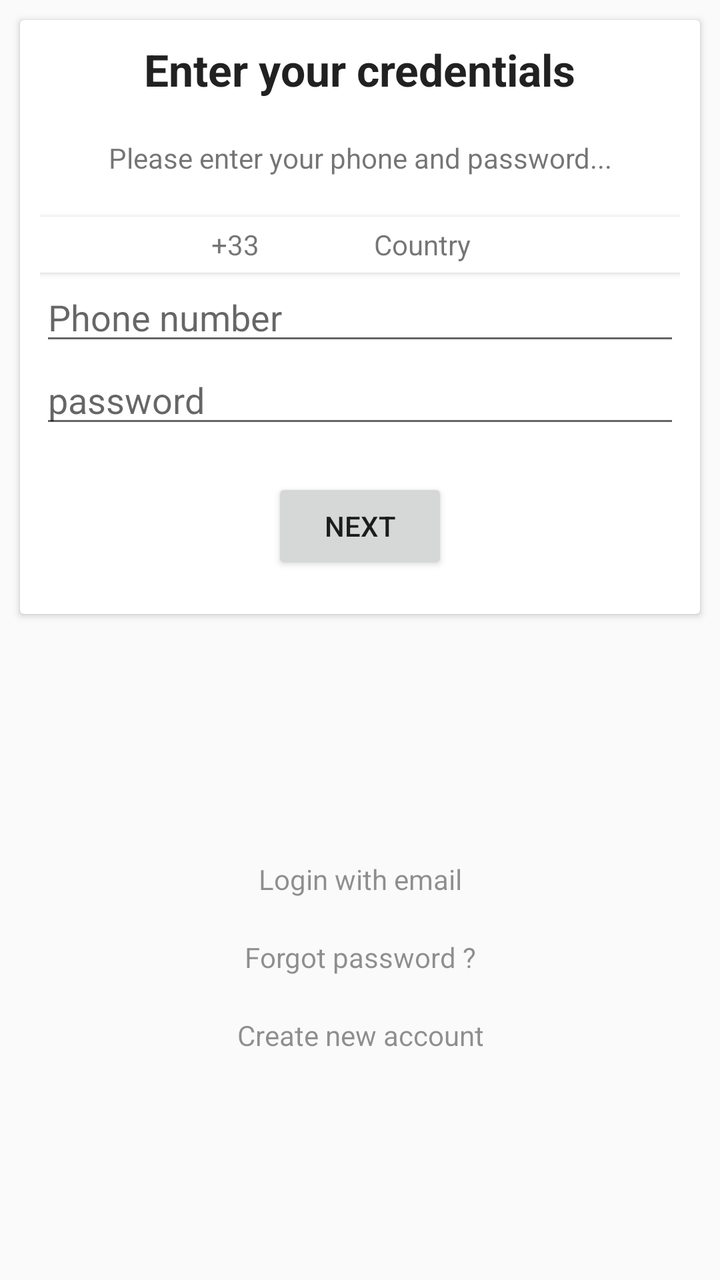
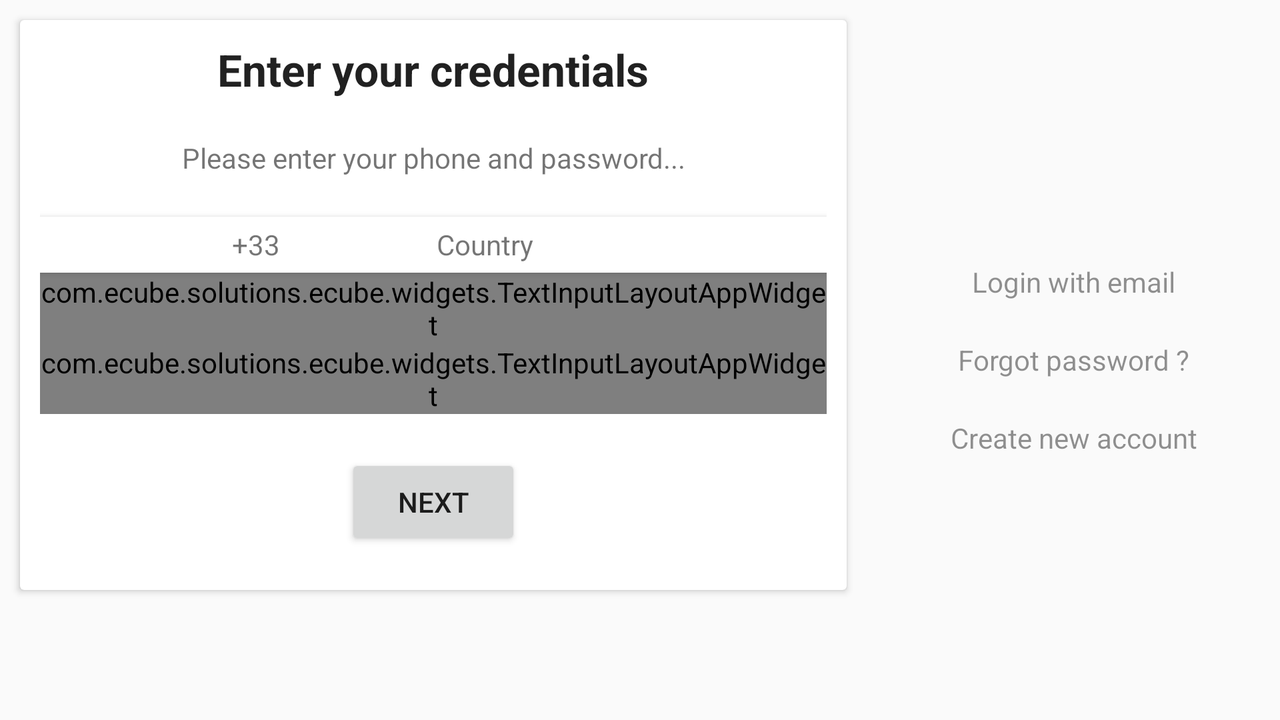

One screen, two layout resources from the same app: the default and the repository's alternative for another configuration. Each is rendered where Android would select it; the XML of both is given below.
<!-- AndroidManifest.xml: application theme AppTheme -->
<!-- res/layout/profile_signin_with_phone.xml -->
<?xml version="1.0" encoding="utf-8"?>
<LinearLayout
    xmlns:android="http://schemas.android.com/apk/res/android"
    android:orientation="vertical"
    android:layout_width="match_parent"
    android:layout_height="match_parent"
    android:layout_margin="0dp">
<android.support.v7.widget.CardView
xmlns:android="http://schemas.android.com/apk/res/android"
android:layout_width="match_parent"
android:layout_height="wrap_content"
android:id="@+id/profile_signin_with_phone_cardView_main"
android:layout_gravity="top"
android:layout_margin="10dp"
style="?attr/cardStyle">

<LinearLayout xmlns:android="http://schemas.android.com/apk/res/android"
    android:layout_width="match_parent"
    android:layout_height="wrap_content"
    android:orientation="vertical"
    android:baselineAligned="false"
    android:padding="10dp"    >

    <TextView
        android:layout_width="wrap_content"
        android:layout_height="wrap_content"
        android:textAppearance="?android:attr/textAppearanceLarge"
        android:text="Enter your credentials"
        android:id="@+id/profile_signin_with_phone_title"
        android:layout_gravity="center"
        android:textStyle="bold"
        android:gravity="center_horizontal" />

    <TextView
        android:layout_width="wrap_content"
        android:layout_height="wrap_content"
        android:textAppearance="?android:attr/textAppearanceSmall"
        android:text="Please enter your phone and password..."
        android:id="@+id/profile_signin_with_phone_text"
        android:layout_gravity="bottom|center_horizontal"
        android:layout_marginTop="20dp"
        android:layout_marginBottom="20dp"
        android:gravity="center_horizontal" />

    <include
        android:layout_width="match_parent"
        android:layout_height="wrap_content"
        android:inputType="textPersonName"
        android:ems="10"
        android:id="@+id/profile_create_phone_country_display"
        layout="@layout/profile_create_country_display" />

    <EditText
        android:layout_width="match_parent"
        android:layout_height="wrap_content"
        android:inputType="phone"
        android:ems="10"
        android:id="@+id/profile_signin_with_phone_editText_number"
        android:hint="Phone number" />
    <EditText
        android:layout_width="match_parent"
        android:layout_height="wrap_content"
        android:inputType="textPassword"
        android:ems="10"
        android:id="@+id/profile_signin_with_phone_editText_password"
        android:hint="password" />

    <Button
        android:layout_width="wrap_content"
        android:layout_height="wrap_content"
        android:text="NEXT"
        android:id="@+id/profile_signin_with_phone_Button_submit"
        android:layout_gravity="center"
        android:layout_marginTop="20dp"
        android:layout_marginBottom="10dp" />

</LinearLayout>
</android.support.v7.widget.CardView>
<LinearLayout
android:orientation="vertical"
android:layout_width="match_parent"
android:layout_height="match_parent"
android:gravity="center_vertical|center_horizontal"
android:layout_gravity="center_vertical">

<TextView
    android:layout_width="fill_parent"
    android:layout_height="wrap_content"
    android:text="Login with email"
    android:id="@+id/profile_signin_with_phone_TextView_use_email"
    android:alpha="0.8"
    android:gravity="center_vertical|center_horizontal"
    android:layout_margin="10dp" />

<TextView
    android:layout_width="fill_parent"
    android:layout_height="wrap_content"
    android:text="Forgot password ?"
    android:id="@+id/profile_signin_with_phone_TextView_forgot_password"
    android:alpha="0.8"
    android:gravity="center_vertical|center_horizontal"
    android:layout_margin="10dp" />

<TextView
    android:layout_width="fill_parent"
    android:layout_height="wrap_content"
    android:text="Create new account"
    android:id="@+id/profile_signin_with_phone_TextView_create"
    android:alpha="0.8"
    android:gravity="center_vertical|center_horizontal"
    android:layout_margin="10dp" />

</LinearLayout>
</LinearLayout>
<!-- res/layout/profile_create_country_display.xml (included above) -->
<?xml version="1.0" encoding="utf-8"?>
<android.support.v7.widget.CardView xmlns:android="http://schemas.android.com/apk/res/android"
    android:layout_width="fill_parent"
    android:layout_height="wrap_content"
    xmlns:card_view="http://schemas.android.com/apk/res-auto"
    android:id="@+id/profile_create_country_display_cardView"
    android:layout_gravity="top"
    card_view:cardCornerRadius="0dp"
    android:layout_marginBottom="1dp"
    android:layout_marginLeft="0dp"
    android:layout_marginRight="0dp"
    android:elevation="12dp">
<LinearLayout xmlns:android="http://schemas.android.com/apk/res/android"
    android:orientation="horizontal" android:layout_width="match_parent"
    android:layout_height="wrap_content"
    android:baselineAligned="false"
    android:paddingLeft="5dp"
    android:paddingRight="10dp"
    android:paddingTop="2dp"
    android:paddingBottom="2dp"
    android:background="@color/colorWhite"
    android:id="@+id/profile_create_country_display_LinearLayout">

    <ImageView
        android:id="@+id/profile_create_country_display_ImageView_flag"
        android:layout_width="20dp"
        android:layout_height="20dp"
        android:layout_gravity="center"
        android:layout_marginBottom="2dp"
        android:layout_marginTop="2dp"
        android:layout_weight="1"
        android:src="@drawable/icon_delete" />

    <TextView
        android:id="@+id/profile_create_country_display_TextView_prefix"
        android:layout_width="0dp"
        android:layout_height="wrap_content"
        android:layout_weight="2"
        android:gravity="center_vertical"
        android:layout_gravity="center_vertical"
        android:paddingLeft="20dp"
        android:text="+33"
        android:textAppearance="?android:attr/textAppearanceSmall" />

    <TextView
        android:id="@+id/profile_create_country_display_TextView_country"
        android:layout_width="0dp"
        android:layout_height="wrap_content"
        android:layout_weight="4"
        android:gravity="center_vertical"
        android:layout_gravity="center_vertical"
        android:paddingLeft="20dp"
        android:text="Country"
        android:textAppearance="?android:attr/textAppearanceSmall" />
</LinearLayout>
</android.support.v7.widget.CardView>
<!-- resources referenced by this layout -->
<resources>
  <color name="colorWhite">#ffffff</color>
  <style name="AppTheme" parent="Theme.AppCompat.Light.DarkActionBar">
          
          <item name="colorPrimary">@color/colorPrimary</item>
          <item name="colorPrimaryDark">@color/colorPrimaryDark</item>
          <item name="colorAccent">@color/colorAccent</item>
      </style>
  <color name="colorPrimary">#4CAF50</color>
  <color name="colorPrimaryDark">#388E3C</color>
  <color name="colorAccent">#00E676</color>
</resources>
<!-- res/layout-land/profile_signin_with_phone.xml (the repository's variant of the layout above) -->
<!-- drawn on the phone turned sideways -->
<?xml version="1.0" encoding="utf-8"?>
<LinearLayout xmlns:android="http://schemas.android.com/apk/res/android"
    xmlns:app="http://schemas.android.com/apk/res-auto"
    android:orientation="horizontal"
    android:layout_width="match_parent"
    android:layout_height="match_parent"
    android:layout_margin="0dp"
    android:focusableInTouchMode="true">
<android.support.v7.widget.CardView
xmlns:android="http://schemas.android.com/apk/res/android"
android:layout_width="0dp"
android:layout_height="wrap_content"
android:id="@+id/profile_signin_with_phone_cardView_main"
android:layout_gravity="top"
android:layout_margin="10dp"
style="?attr/cardStyle"
    android:layout_weight="2">

<LinearLayout xmlns:android="http://schemas.android.com/apk/res/android"
    android:layout_width="match_parent"
    android:layout_height="wrap_content"
    android:orientation="vertical"
    android:baselineAligned="false"
    android:padding="10dp"    >

    <TextView
        android:layout_width="wrap_content"
        android:layout_height="wrap_content"
        android:textAppearance="?android:attr/textAppearanceLarge"
        android:text="Enter your credentials"
        android:id="@+id/profile_signin_with_phone_title"
        android:layout_gravity="center"
        android:textStyle="bold"
        android:gravity="center_horizontal" />

    <TextView
        android:layout_width="wrap_content"
        android:layout_height="wrap_content"
        android:textAppearance="?android:attr/textAppearanceSmall"
        android:text="Please enter your phone and password..."
        android:id="@+id/profile_signin_with_phone_text"
        android:layout_gravity="bottom|center_horizontal"
        android:layout_marginTop="20dp"
        android:layout_marginBottom="20dp"
        android:gravity="center_horizontal" />

    <include
        android:layout_width="match_parent"
        android:layout_height="wrap_content"
        android:inputType="textPersonName"
        android:ems="10"
        android:id="@+id/profile_create_phone_country_display"
        layout="@layout/profile_create_country_display" />
    <com.ecube.solutions.ecube.widgets.TextInputLayoutAppWidget
        android:layout_width="wrap_content"
        android:layout_height="wrap_content"
        app:inputMode="phone"
        app:hasShadow="false"
        app:hint="phone"
        android:id="@+id/profile_signin_with_phone_TextInputLayoutAppWidget_phone"
        android:gravity="center_horizontal"
        android:layout_gravity="center_horizontal" />
    <com.ecube.solutions.ecube.widgets.TextInputLayoutAppWidget
        android:layout_width="wrap_content"
        android:layout_height="wrap_content"
        app:inputMode="password_confirm"
        app:hasShadow="false"
        app:hint="password"
        android:id="@+id/profile_signin_with_phone_TextInputLayoutAppWidget_password"
        android:gravity="center_horizontal"
        android:layout_gravity="center_horizontal" />
    <Button
        android:layout_width="wrap_content"
        android:layout_height="wrap_content"
        android:text="NEXT"
        android:id="@+id/profile_signin_with_phone_Button_submit"
        android:layout_gravity="center"
        android:layout_marginTop="20dp"
        android:layout_marginBottom="10dp" />

</LinearLayout>
</android.support.v7.widget.CardView>
<LinearLayout
android:orientation="vertical"
android:layout_width="0dp"
android:layout_height="match_parent"
android:gravity="center_vertical|center_horizontal"
android:layout_gravity="center_vertical"
    android:layout_weight="1">

<TextView
    android:layout_width="fill_parent"
    android:layout_height="wrap_content"
    android:text="Login with email"
    android:id="@+id/profile_signin_with_phone_TextView_use_email"
    android:alpha="0.8"
    android:gravity="center_vertical|center_horizontal"
    android:layout_margin="10dp" />

<TextView
    android:layout_width="fill_parent"
    android:layout_height="wrap_content"
    android:text="Forgot password ?"
    android:id="@+id/profile_signin_with_phone_TextView_forgot_password"
    android:alpha="0.8"
    android:gravity="center_vertical|center_horizontal"
    android:layout_margin="10dp" />

<TextView
    android:layout_width="fill_parent"
    android:layout_height="wrap_content"
    android:text="Create new account"
    android:id="@+id/profile_signin_with_phone_TextView_create"
    android:alpha="0.8"
    android:gravity="center_vertical|center_horizontal"
    android:layout_margin="10dp" />

</LinearLayout>
</LinearLayout>
